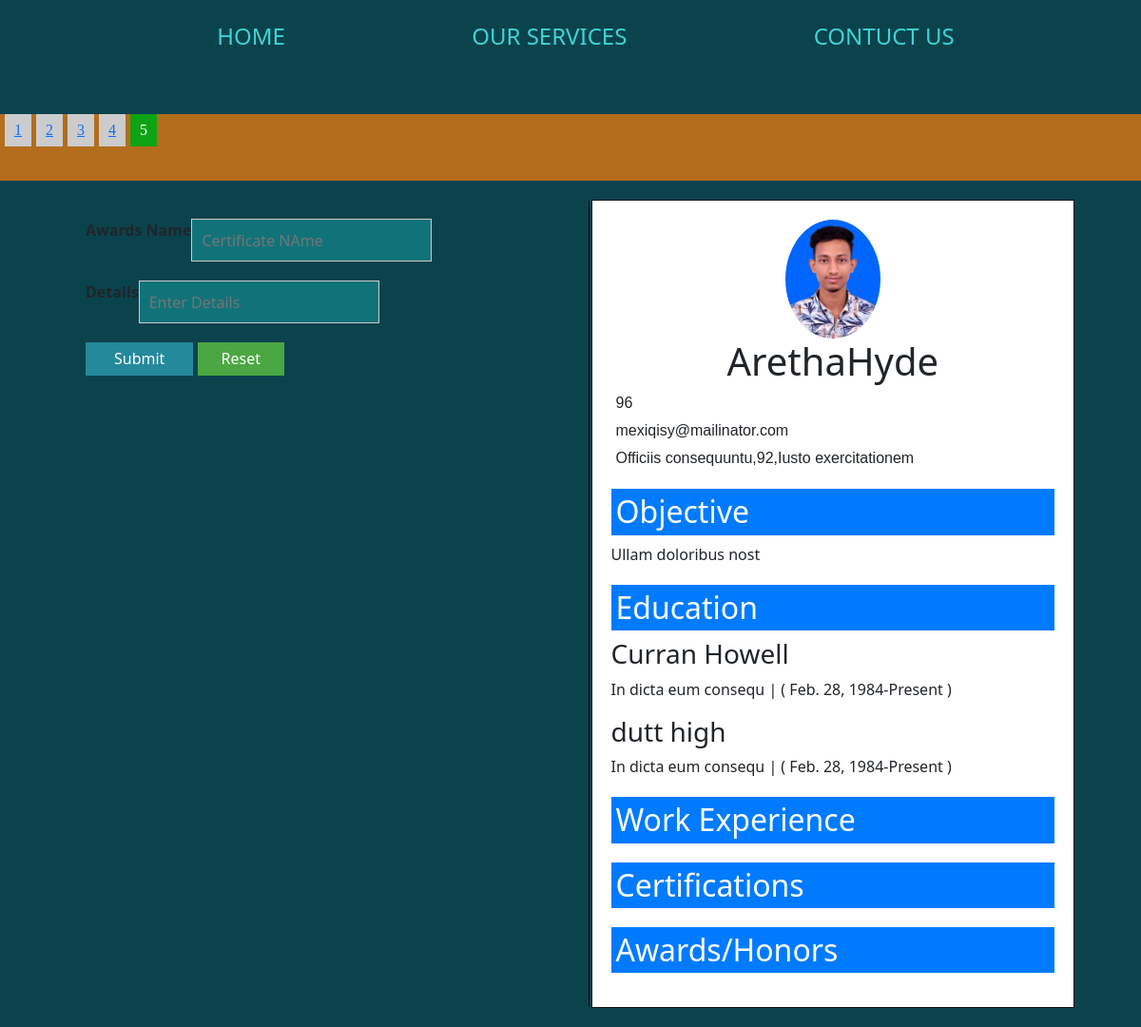
/award/2, run on the app's committed database.
### cvmaker/models.py (models this page shows)
class Resume(models.Model):
    username = models.CharField(max_length=100)
    first_name = models.CharField(max_length=100,default='No Name')
    last_name = models.CharField(max_length=100,default='No Name')
    contact = models.CharField(max_length=100,blank=True)
    email = models.EmailField(null=True)
    city = models.CharField(max_length=150,blank=True)
    postcode = models.CharField(max_length=20,blank=True)
    country = models.CharField(max_length=100,blank=True)
    picture = models.ImageField(upload_to='profile_pictures/', blank=True, null=True)
    objective = models.TextField(blank=True)

class Education(models.Model):
    resume = models.ForeignKey(Resume, on_delete=models.CASCADE)
    school_name = models.CharField(max_length=150, blank=True)
    subject = models.CharField(max_length=150, blank=True)
    start_date = models.DateField()
    end_date = models.DateField(blank=True, null=True)  # Allow for ongoing education
    still_here = models.BooleanField(default=False)
    cgpa = models.DecimalField(max_digits=5, decimal_places=2)  # Use DecimalField for GPA

### cvmaker/views.py (the view)
# urls.py: path('award/<int:resume_id>',views.award,name='award'),
def award(request,resume_id):
    in_award = Resume.objects.get(id =resume_id)
    edu = Education.objects.filter(resume=in_award)
    exp = experiance.objects.filter(resume=in_award)
    cer = certification.objects.filter(resume=in_award)
    if request.method == 'POST':
        form = awardsform(request.POST)
        if form.is_valid():
            form.instance.resume = in_award
            form.save()
            return redirect('cv', resume_id)
        else:
            print(form.errors)
    else:
        form= awardsform()
    context={
        'edu':edu,
        'in_award':in_award,
        'exp':exp,
        'cer':cer,
        'resume_id':resume_id
    }
    return render (request, 'resume_data/award.html',context)

### template/resume_data/award.html (shortened to what this page needs)
{% extends 'main.html' %}
{% load static %}
{% static 'profile_pictures' as baseURL %}
{% block content %}
<div class="body_page">
    <div class="progress_bar">
        <div class="prog_content">
            <ul>
                <li><a href="{% url 'basic' resume_id %}">1</a></li>
                <li><a href="{% url 'education' resume_id %}">2</a></li>
                <li><a href="{% url 'experiances' resume_id %}">3</a></li>
                <li><a href="{% url 'certificate' resume_id %}">4</a></li>
                <li class="active"><a href="{% url 'award' resume_id %}"></a>5</li>
            </ul>
        </div>
    </div>
    <div class="certificate">
        <div class="sections-container">
            <section class="entry_section">
                <div class="">
                    <form action="" method="post" target="_blank" enctype="multipart/form-data">
                        <div class="inputs">
                            <div class="label_input">
                                <label for="awards_name">Awards Name</label>
                                <input type="text" name="awards_name" id="awards_name" placeholder="Certificate NAme">
                            </div>
                            <div class="label_input">
                                <label for="details">Details</label>
                                <input type="text" name="details" id="details" placeholder="Enter Details">
                            </div>
                            <input type="submit" value="Submit">
                            <input type="reset" value="Reset">
                        </div>
                    </form>
                </div>
            </section>
            <section class="show_section">
                <div class="basic_demo">
                    <div class="cv">
                        <header>
                            <div class="profile">
                                <img src="/media/{{ BASIC_DIR }}/{{ in_award.picture }}" alt="Your Picture">
                                <h1>{{in_award.first_name}}{{in_award.last_name}}</h1>
                            </div>
                            <div class="contact">
                                <ul>
                                    <li> {{in_award.contact}}</li>
                                    <li> {{in_award.email}} </li>
                                    <li>{{in_award.city}},{{in_award.postcode}},{{in_award.country}}
                                    </li>
                                </ul>
                            </div>
                        </header>
                        <div class="cv_details">
                            <section class="objective to_left">
                                <h2>Objective</h2>
                                <p>{{in_award.objective}}</p>
                            </section>
                            <section class="education to_left">
                                <h2>Education</h2>
                                {% for edu in edu %}
                                <div class="education-entry">
                                    <h3> {{edu.school_name}} </h3>
                                    <p> {{edu.subject}} | ( {% if not edu.still_here %}
                                        {{edu.start_date}}- {{edu.end_date}} {% else %} {{edu.start_date}}-Present
                                        {% endif %} )
                                    </p>
                                </div>
                                {% endfor %}
                            </section>
                            <section class="experience to_left">
                                <h2>Work Experience</h2>
                            </section>
                            <section class="certifications to_left">
                                <h2>Certifications</h2>
                            </section>
                            <section class="certifications to_left">
                                <h2>Awards/Honors</h2>
                            </section>
                        </div>
                    </div>
                </div>
            </section>
        </div>
    </div>
</div>
{% endblock content %}

### static/css/app/style.css (style rules this page uses)
html,body { margin: 0; padding: 0; user-select: none; }
a { cursor: pointer; text-decoration: none; }
.body_page { padding-top: 120px; background-color: rgb(11, 67, 77); }
.progress_bar { height: 70px; background-color: rgb(179, 109, 29); align-items: center; }
.prog_content ul { display: flex; justify-content: calc((100% / 2)-25px); margin-left: 100px; list-style: none; padding: 0; margin: 0; height: 100%; }
.prog_content ul li { padding: 5px 10px; background-color: #ccc; margin-left: 5px; font-family: fantasy; align-items: center; display: inline-flex }
.prog_content ul li.active { background-color: #0da314; color: #fff; }
.sections-container { display: flex; justify-content: space-evenly; max-width: 1100px; margin: 0 auto; padding: 20px; overflow-x: hidden; }
.entry_section { padding: 20px; flex: 1; flex-direction: column; align-items: flex-start; overflow-y: scroll; max-height: calc(100vh - 100px); }
.show_section { text-align: center; display: flex; flex: 1; flex-direction: column; border: 1px solid #0e1013; background-color: #fff; }
.entry_section input { line-height: 25px; }
.label_input { margin-bottom: 10px; }
label { font-weight: bold; font-family:'Segoe UI', Tahoma, Geneva, Verdana, sans-serif; margin-bottom: 5px; }
input[type="text"], input[type="number"], input[type="email"], textarea { padding: 10px; margin-bottom: 10px; border: 1px solid #ccc; background-color: #11737a; height: 45px; }
input[type="submit"] { padding: 5px 30px; background-color: rgb(36, 137, 155); color: #fff; border: none; cursor: pointer; }
input[type="reset"] { padding: 5px 25px; background-color: rgb(74, 167, 65); color: #fff; border: none; cursor: pointer; }
.basic_demo { padding: 20px; }
.profile { text-align: center; }
.profile img { max-width: 100px; border-radius: 50%; }
.contact ul { list-style-type: none; padding: 0; }
.contact li { margin: 5px 0; display: flex; align-items: center; font-family: 'Franklin Gothic Medium', 'Arial Narrow', Arial, sans-serif; }
.cv h2 { background-color: #007bff; color: white; padding: 5px; margin-top: 20px; }
.to_left { text-align: left; }
.label_input { display: flex; }

### data on the page
Resume: picture (picture), first_name "Aretha", last_name "Hyde", contact "96", email "mexiqisy@mailinator.com", city "Officiis consequuntu", postcode "92", country "Iusto exercitationem", objective "Ullam doloribus nost"
Education: school_name "Curran Howell", subject "In dicta eum consequ", start_date "Feb. 28, 1984"
Education: school_name "dutt high", subject "In dicta eum consequ", start_date "Feb. 28, 1984"
